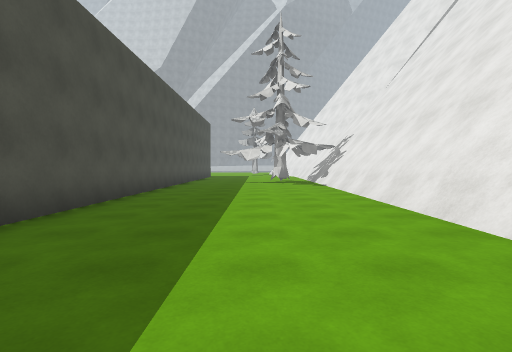
View 1 (above)

18 first-person views from a walk through a 3-D level made in the Unity game engine. The camera is 1.4 m above the floor, tilts 2° down and sees 85° across. The floor is counted in squares, 2 m on a side. Each view is taken from the middle of a square. On the plan, view 1 faces up. The plan holds only what a view shows up to about 9 squares ahead; the rest is blank. The place goes on beyond the plan. The player is left out. Surface patterns are stand-ins for the level's own textures.

View 2
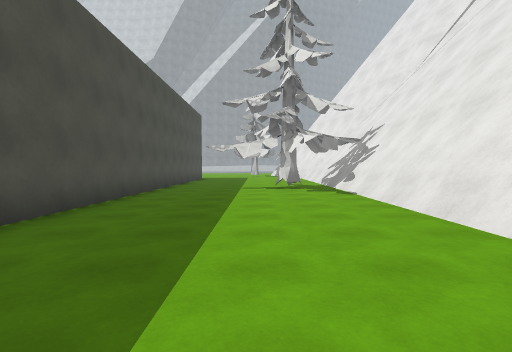

View 3
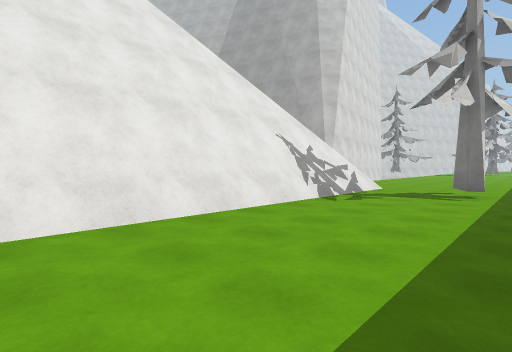

View 4
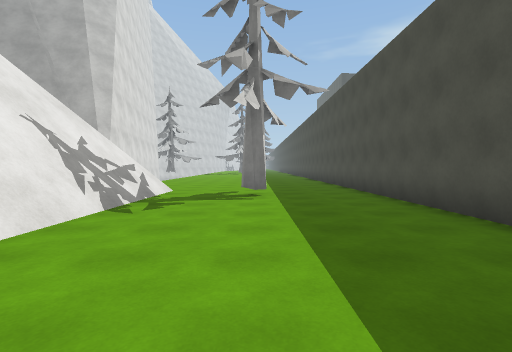

View 5
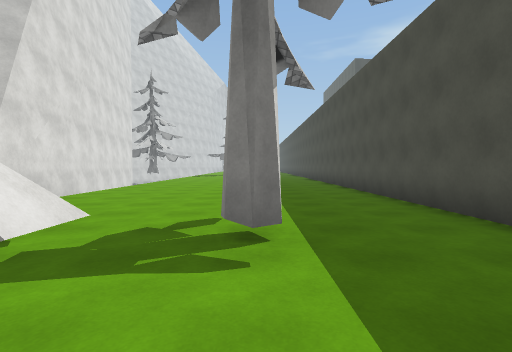

View 6
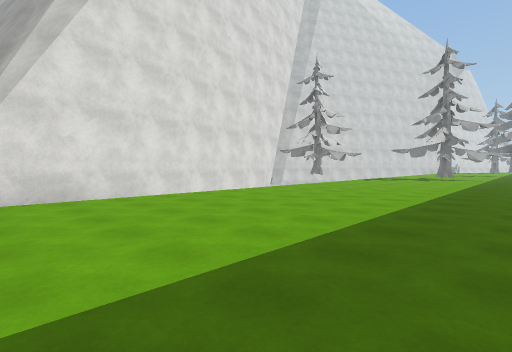

View 7
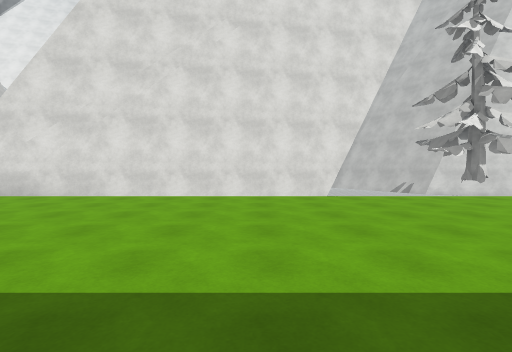

View 8
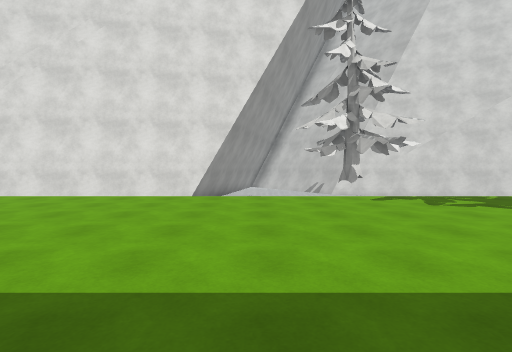

View 9
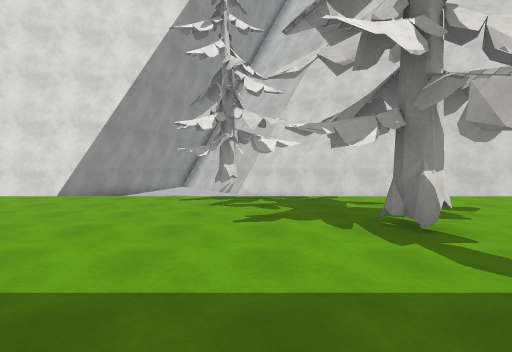

View 10
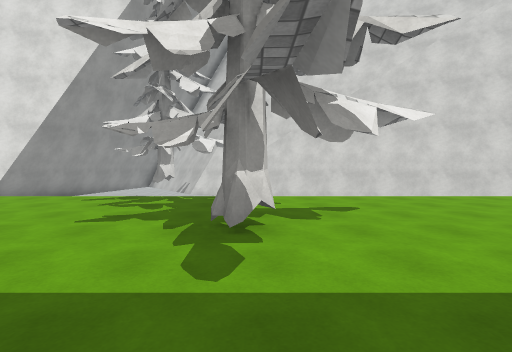

View 11
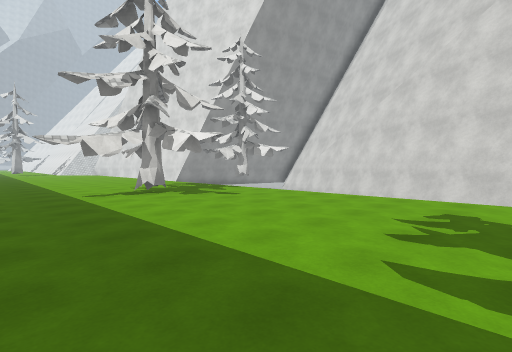

View 12
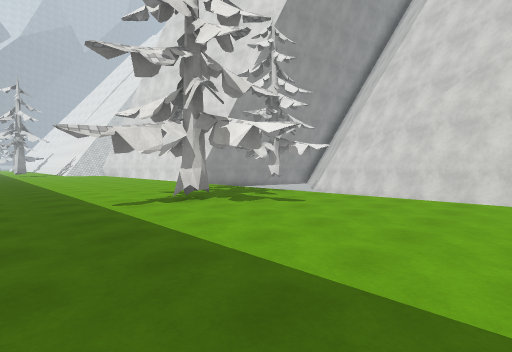

View 13
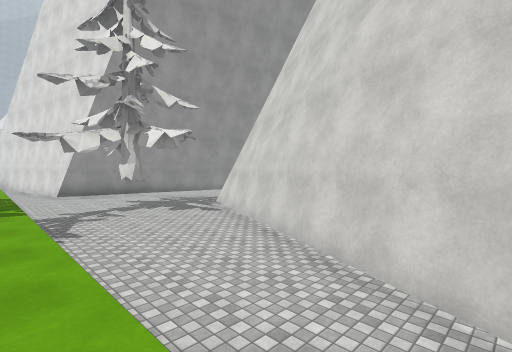

View 14
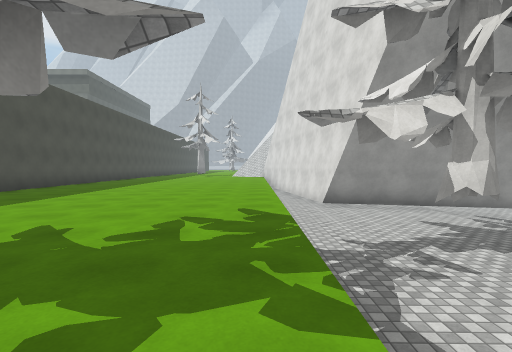

View 15
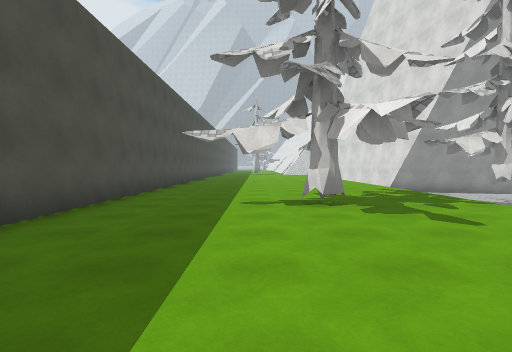

View 16
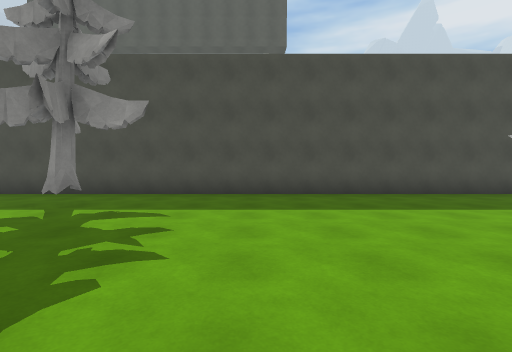

View 17
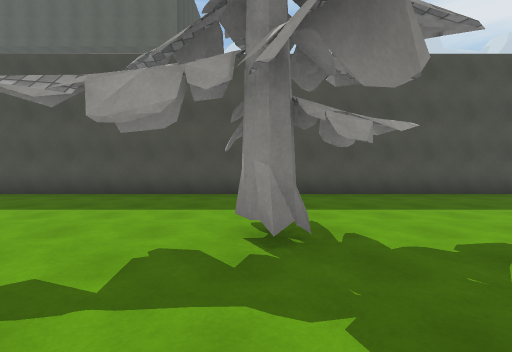

View 18
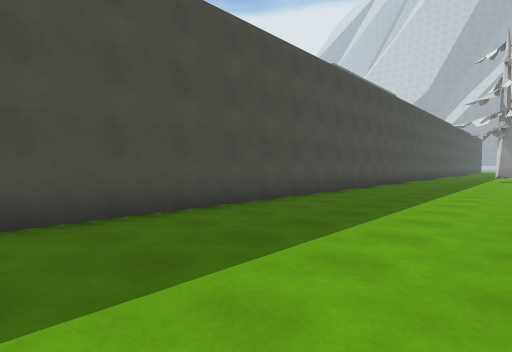

### Floor plan
Key: @ floor where view 1 was taken; # wall or solid block; . floor; / step, stairs or slope; ^ raised ledge; v drop or lower ground.
Columns run from 3 left of view 1 to 8 right of it. Each row starts with its distance up from view 1.
 12 #...###
 11 #... .#
 10 #.....#
  9 #.....#
  8 #.....#
  7 #.....#
  6 #.....#
  5 #.....#
  4 #.....#
  3 #.....#
  2 #.....#
  1 #.....#
  0 #..@..#
 -1 #.....##
 -2 #.....#
 -3 #..#..#
 -4 #...../
 -5 #....../#
 -6 #.......#
 -7 #.......#
 -8 #.......#
 -9 #.......v^
-10 #.......v^
-11 #....... #
-12 #....... #
-13 #....... #
-14 #.......vv##
-15 #.......vvv#
-16 #.......vvvv
-17 #.......vvvv
-18 #.......vvvv
-19 #.......vv#v
-20 #.......vvvv
-21 #...#...vvvv
-22 #...#...vvvv
-23 #.......vvvv
-24 #.......vvv#
-25 #.......vvv#
-26 #.......vv#^
-27 #....... v#
-28 #....... #^
-29 #....... #
-30 #....

Where each view was taken, in squares from view 1:
view 1: 0 up, 0 right, facing up
view 2: 3 up, 0 right, facing up
view 3: 5 up, 1 left, facing down-right
view 4: 4 up, 0 right, facing down
view 5: 0 up, 0 right, facing down
view 6: 5 down, 2 left, facing down-right
view 7: 12 down, 2 left, facing right
view 8: 16 down, 2 left, facing right
view 9: 20 down, 2 left, facing right
view 10: 22 down, 2 left, facing right
view 11: 29 down, 2 left, facing up-right
view 12: 27 down, 2 left, facing up-right
view 13: 27 down, 4 right, facing up-right
view 14: 23 down, 4 right, facing up
view 15: 27 down, 0 right, facing up
view 16: 27 down, 4 right, facing left
view 17: 22 down, 4 right, facing left
view 18: 19 down, 1 right, facing up-left
